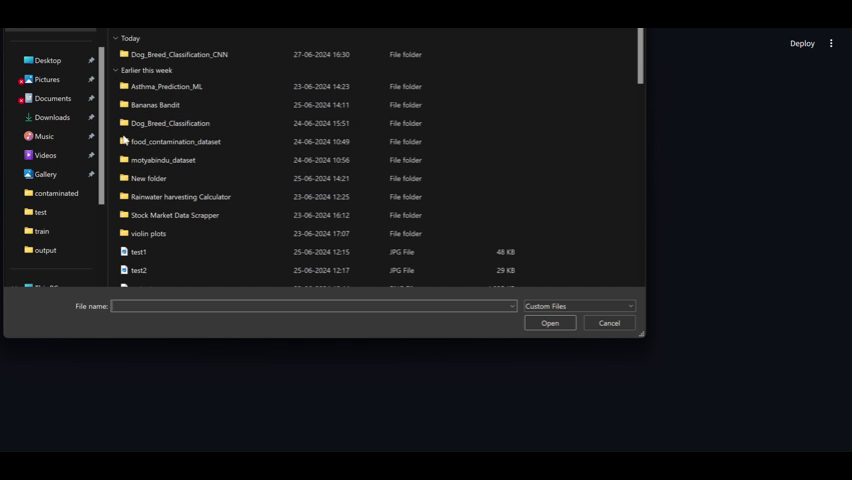
#> input picture frame 47 of Dog_Breed_Classification_CNN/webapp.mp4, 852 x 480 px, given in place of Sample.mkv, which was not available
$ jupyter execute --allow-errors 'Video Summarization.ipynb'   (text cells are left out)
#> lines starting #> are read from the running program, lines starting #| are printed output that depends on the picture
[cell 1]
import cv2 as cv
import numpy as np
import matplotlib.pyplot as plt
import math
import os

[cell 2]
video = cv.VideoCapture("Sample.mkv")

[cell 3]
i = 1
while True:
    ret,frame = video.read()
#> frame is the input picture: shape (480, 852, 3); mean B, G, R 25.2, 22.6, 21.6

    if ret == False:
        break

    gframe = cv.cvtColor(frame,cv.COLOR_BGR2GRAY)
    cv.imwrite("./vout1/picture" + str(i) + ".png", frame)
    cv.imwrite("./grayvout1/picture" + str(i) + ".png", gframe)
    i = i+1

    cv.imshow(" Video is playing", frame)
    key = cv.waitKey(1)
#> (key q is pressed here)
    if key == ord('q'):
        break
    if key == ord('m'):
        cv.waitKey(-1)

video.release()
cv.destroyAllWindows()

[cell 4]
# [18 lines left out: function calEntropy, not called in this run]

[cell 5]
# [5 lines left out: function getKey, not called in this run]

[cell 6]
def sortFile(files):
    files.sort(key = getKey)

#> (a cell that did not finish here is left out)

#> (a cell that did not finish here is left out)

#> (a cell that did not finish here is left out)

[cell 10]
# [5 lines of commented-out code are left out]

[cell 11]
# [4 lines of commented-out code are left out]

[cell 12]
# [12 lines left out: function calculate_frame_changes, not called in this run]

#> (a cell that did not finish here is left out)

[cell 14]
# [4 lines of commented-out code are left out]

[cell 15]
# [4 lines left out: function select_frames, not called in this run]

#> (a cell that did not finish here is left out)

#> (a cell that did not finish here is left out)

[cell 18]
# Plot the selected frames
listed = []
#> (the rest of this cell did not finish here and is left out)

[cell 19]
x = [i for i in range(len(listed))]
plt.plot(x, listed, color='r', label='Entropy')
plt.legend()
plt.show()
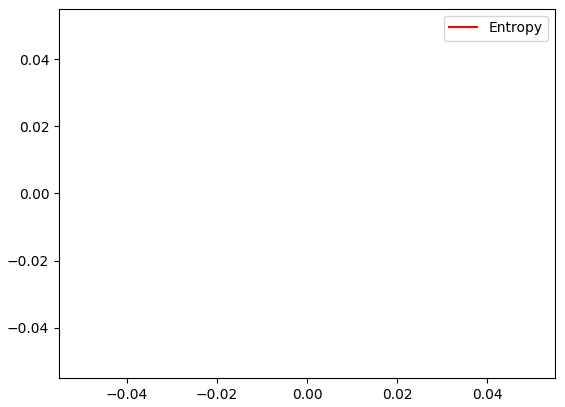
#> figure drawn by matplotlib, 1 panel


$ run again, starting later in the video
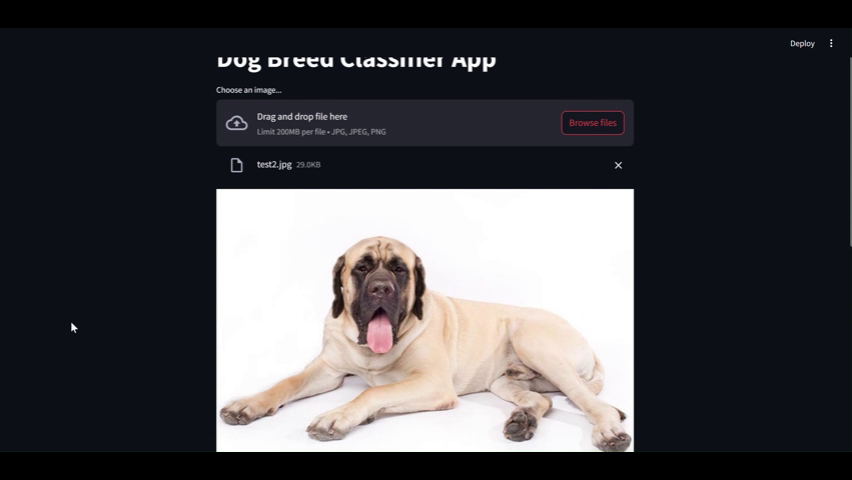
#> input picture frame 214 of Dog_Breed_Classification_CNN/webapp.mp4, 852 x 480 px, given in place of Sample.mkv, which was not available
#> frame is the input picture: shape (480, 852, 3); mean B, G, R 75, 71.7, 72.4
#> `gframe = cv.cvtColor(frame,cv.COLOR_BGR2GRAY)`:
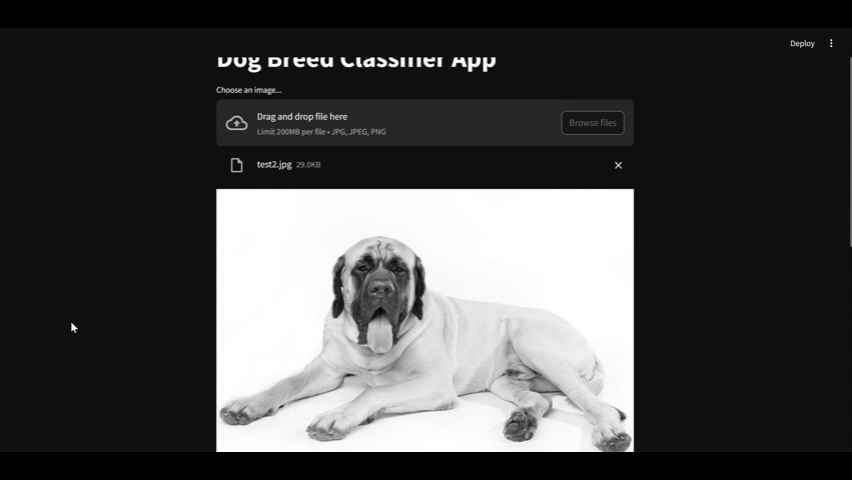
#> gframe: shape (480, 852); min 0, max 255, mean 72.3

$ run again, starting later in the video
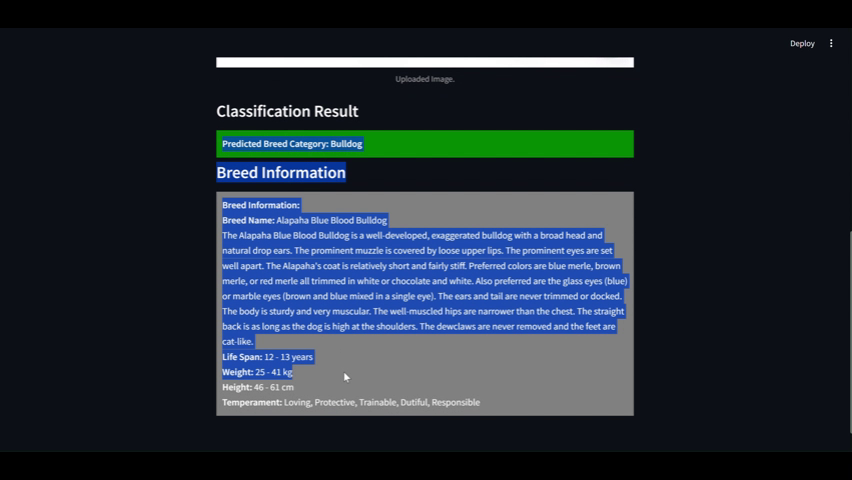
#> input picture frame 381 of Dog_Breed_Classification_CNN/webapp.mp4, 852 x 480 px, given in place of Sample.mkv, which was not available
#> frame is the input picture: shape (480, 852, 3); mean B, G, R 55.1, 42.9, 32.8
#> `gframe = cv.cvtColor(frame,cv.COLOR_BGR2GRAY)`:
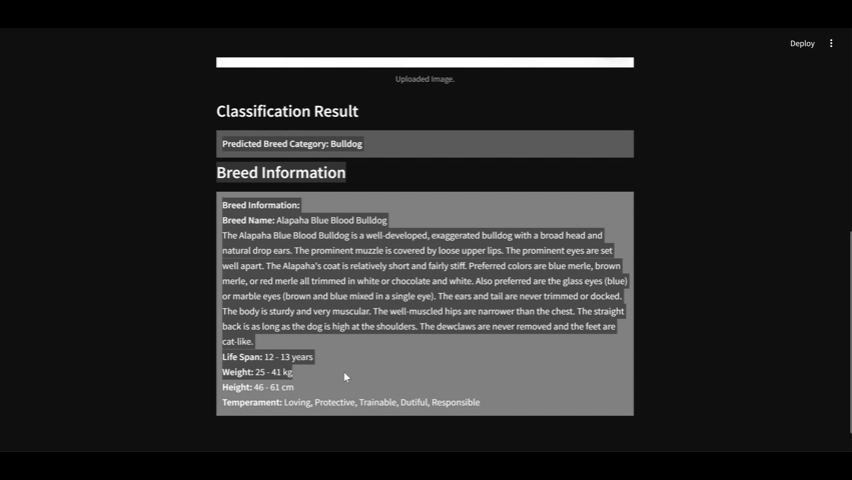
#> gframe: shape (480, 852); min 0, max 255, mean 41.3
